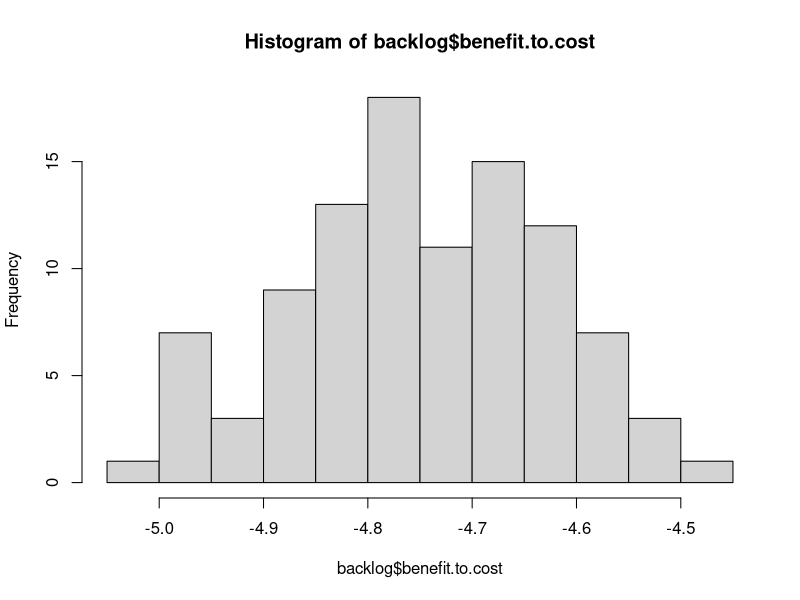
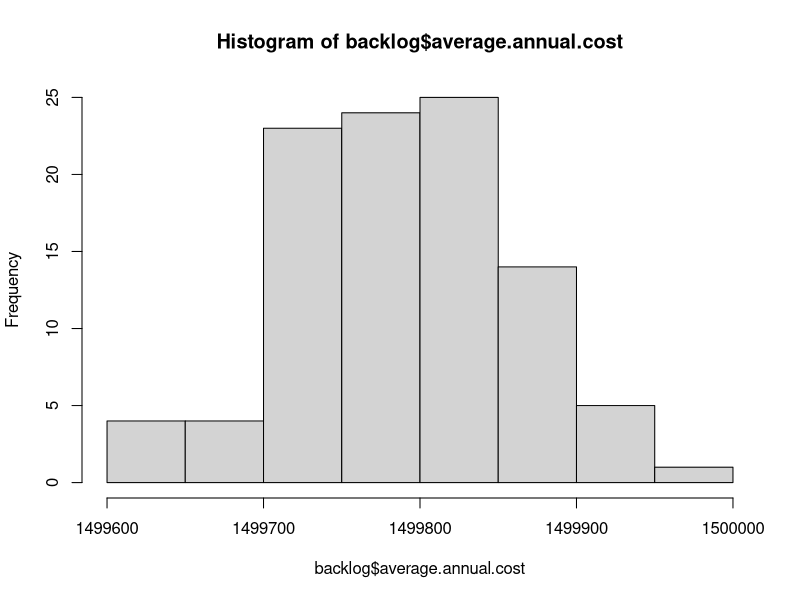
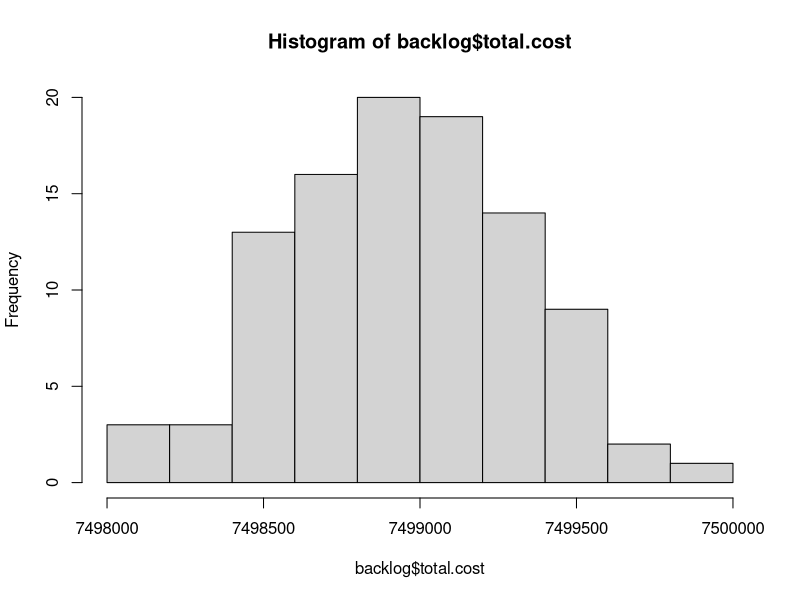
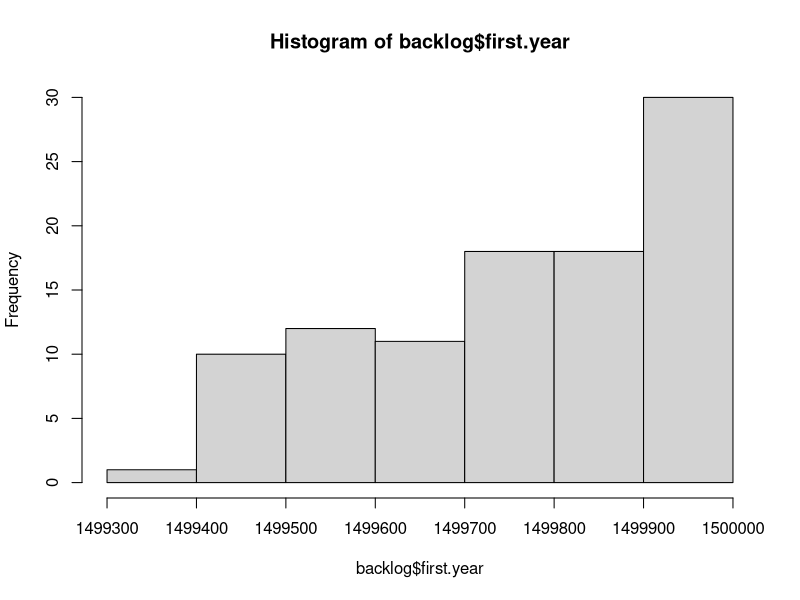

Recreate these plots in R, in order. (Note: this script raises an error after producing the figures.)
# Read Me ####
# This code analyzes data from FST, the City's pavement consultant
# It models the cost and PCI degredation in order to optimize pavement decisions
# OCI value = PCI.  Note these scores are from November 2012.
# Created By Daniel Hadley

# Considerations: 
# 1. The knapsack approximates an optimal outcome, but needs to be inspected in cases where the 
# limit is low,E.g., http://oucsace.cs.ohiou.edu/~razvan/courses/cs4040/lecture16.pdf
# 2. The model makes assumptions about the differences in PCI reset of various treatment types.
# It assumes that patching only resets to PCI + 6, for example. 

library("plyr")


# Import data ####
setwd("K:/Somerstat/Common/Data/2014 StreetStat/PCI_Code")
# setwd ("~/Documents/Git/PCI_Code") #at home
d <- read.csv("PCI.csv")


# Create new variables #### 
d$sq.ft <- d$PavementWi * d$Length # Sq. Feet
d$sq.yd <- d$sq.ft * 0.111111 # Sq. Yards


# Functions needed for the model: ####
# f(Age) = PCI, f(PCI) = AGE, f(Age, Pave, Old PCI) = New PCI 
# f(PCI) = AGE, f(PCI) = Cost, f(knapsack) = pave 

# f(Age) = PCI
# Referenes below
# http://onlinepubs.trb.org/onlinepubs/conferences/2012/assetmgmt/presentations/Data-A-Ramirez-Flores-Chang-Albitres.pdf
# https://repository.tamu.edu/bitstream/handle/1969.1/ETD-TAMU-2009-05-317/DESHMUKH-THESIS.pdf?sequence=2
# http://www.mylongview.com/modules/showdocument.aspx?documentid=631
# See AnalyzePCI.R
PCIf <- function(AGE){ 
  PCI <- ifelse(d$Functional == "CO - Collector", 100 - (106/((log(79/AGE))^(1/.48))),
                ifelse(d$Functional == "AR - Arterial", 100 - (109/((log(88/AGE))^(1/.58))),
                       100 - (97/((log(110/AGE))^(1/.61)))
                ))
  return(PCI)
}


# f(PCI, Function, Sq.yd) = Cost 
Costf <- function(OCI, Functional, sq.yd){ 
  Cost <- ifelse((OCI >= 68) & (OCI < 88), 1.8,
         ifelse((OCI >= 47) & (OCI < 68), 18.50,
                ifelse((OCI >= 25) & (OCI < 47) & (Functional == "RT - Residential Local"), 76.80,
                       ifelse((OCI >= 25) & (OCI < 47) & (Functional == "RE - Residential Dead End"), 76.80,
                              ifelse((OCI >= 25) & (OCI < 47) & (Functional == "CO - Collector" ), 91.10,
                                     ifelse((OCI >= 25) & (OCI < 47) & (Functional == "AR - Arterial"), 91.10,
                                            ifelse((OCI >= 0) & (OCI < 25) & (Functional == "RT - Residential Local"), 139.80,
                                                   ifelse((OCI >= 0) & (OCI < 25) & (Functional == "RE - Residential Dead End"), 139.80,
                                                          ifelse((OCI >= 0) & (OCI < 25) & (Functional == "CO - Collector"), 147.70,
                                                                 ifelse((OCI >= 0) & (OCI < 25) & (Functional == "AR - Arterial"), 162.10,
                                                                        ifelse(OCI >= 88, 0, 360)))))))))))
  return(Cost*sq.yd)
}


#f(Pave, Previous Year's Moritorium) = Moritorium
Moritoriumf <- function(Pave, MoritoriumX){
  Moritorium <- ifelse(Pave == 1, 1, 
                       ifelse((MoritoriumX > 0) & (MoritoriumX < 3), 1 + MoritoriumX,
                              0 
                              ))
  return(Moritorium)
}


# f(PCI) = delta
# This takes the current PCI and calculates the difference between that and the PCI post treatment
# This is essentially the "value" in the knapsack algo
# The penultimate line ensures that during the moratorium (3 years after work is done), that
# street is not selected for maintenance yet
Deltaf <- function(OldOCI, sq.yd, Moratorium){ 
   Delta <- ifelse((OldOCI >= 68) & (OldOCI < 88) & (Moratorium == 0), ((OldOCI + 8) * sq.yd) - (OldOCI * sq.yd),
                   ifelse((OldOCI >= 47) & (OldOCI < 68) & (Moratorium == 0), ((OldOCI + 7) * sq.yd) - (OldOCI * sq.yd),
                   # why + 8 and +9: http//www.ci.san-ramon.ca.us/engr/pavement.html
                   ifelse((OldOCI >= 25) & (OldOCI < 47) & (Moratorium == 0), (96 * sq.yd) - (OldOCI * sq.yd),
                          ifelse(Moratorium != 0, 0, 
                          (100 * sq.yd) - (OldOCI * sq.yd)
                                 ))))                      
  return(Delta)
}


# # f(value, weight, limit ) = pave. This is the OLD Pave function
# # This is a greedy approximation to the Knapsack algorithm
# knapsack <- function(value, weight, limit){
#   benefit.to.cost <- value / weight #Create ratio
#   df = data.frame(value, weight, benefit.to.cost) # turn it into a DF
#   df$ID <- (1:nrow(df)) # add ID to resort later
#   df <- df[with(df, order(-benefit.to.cost)), ] # Sort by benefit.to.cost
#   rownames(df) <- NULL # Reset the row names for easier indexing
#   df$total.weight <- ifelse(cumsum(df$weight) <= limit, cumsum(df$weight), 0) # Add first items that fit
#   # I need to add a break here if nothing fits in the bag on the first pass
#   for(i in 2:nrow(df)){ #Start in row 2 because some values have been added above
#     df$total.weight[i] <- ifelse(df$weight[i] + df$total.weight[i-1] <= limit, # If adding won't go over limit
#                                  df$weight[i] + df$total.weight[i-1], df$total.weight[i-1]) # If it will, keep Weight the same
#   }
#   df$add <- 0
#   df$add[1] <- ifelse(df$total.weight[1] > 0, 1, 0)
#   for(i in 2:nrow(df)){ #Start in row 2 
#     df$add[i] <- ifelse(df$total.weight[i] > df$total.weight[i-1], 1, 0) # 1 if it has been added
#   }
#   df$add <- ifelse(df$benefit.to.cost == 0, 0, df$add) #To avoid paving streets under moratorium
#   df$add <- ifelse(df$value == 0, 0, df$add)
#   df <- df[with(df, order(ID)), ] # Resort by ID
#   rownames(df) <- NULL # Reset the row names for easier indexing
#   return(df$add)
# }


# f(value, weight, limit preventive maintenance, limit reconstruction) = pave. This is the basic Pave function
# This is a greedy approximation to the Knapsack algorithm
knapsack <- function(value, weight, limitPM, limitR, PCI){
  benefit.to.cost <- value / weight #Create ratio
  df = data.frame(value, weight, benefit.to.cost, PCI) # turn it into a DF
  df$ID <- (1:nrow(df)) # add ID to resort later
  df <- df[with(df, order(-benefit.to.cost)), ] # Sort by benefit.to.cost
  rownames(df) <- NULL # Reset the row names for easier indexing
  df$total.weight <- ifelse(cumsum(df$weight) <= limitPM, cumsum(df$weight), 0) # Add first items that fit
  # I need to add a break here if nothing fits in the bag on the first pass
  for(i in 2:nrow(df)){ #Start in row 2 because some values have been added above
    df$total.weight[i] <- ifelse(df$weight[i] + df$total.weight[i-1] <= limitPM, # If adding won't go over limit
                                 df$weight[i] + df$total.weight[i-1], df$total.weight[i-1]) # If it will, keep Weight the same
  }
  df$add <- 0
  df$add[1] <- ifelse(df$total.weight[1] > 0, 1, 0)
  for(i in 2:nrow(df)){ #Start in row 2 
    df$add[i] <- ifelse(df$total.weight[i] > df$total.weight[i-1], 1, 0) # 1 if it has been added
  }
  df$add <- ifelse(df$benefit.to.cost == 0, 0, df$add) #To avoid paving streets under moratorium
  df$add <- ifelse(df$value == 0, 0, df$add)
  # Now do it all again for full reconstruction of the worst streets
  df <- df[with(df, order(PCI)), ] # Sort by PCI
  rownames(df) <- NULL # Reset the row names for easier indexing
  df$total.weight.a <- ifelse(cumsum(df$weight) <= limitR, cumsum(df$weight), 0) # Add first items that fit
  # I need to add a break here if nothing fits in the bag on the first pass
  for(i in 2:nrow(df)){ #Start in row 2 because some values have been added above
    df$total.weight.a[i] <- ifelse(df$weight[i] + df$total.weight.a[i-1] <= limitR, # If adding won't go over limit
                                 df$weight[i] + df$total.weight.a[i-1], df$total.weight.a[i-1]) # If it will, keep Weight the same
  }
  df$add.a <- 0
  df$add.a[1] <- ifelse(df$total.weight.a[1] > 0, 1, 0)
  for(i in 2:nrow(df)){ #Start in row 2 
    df$add.a[i] <- ifelse(df$total.weight.a[i] > df$total.weight.a[i-1], 1, 0) # 1 if it has been added
  }
  df$add.a <- ifelse(df$benefit.to.cost == 0, 0, df$add.a) #To avoid paving streets under moratorium
  df$add.a <- ifelse(df$value == 0, 0, df$add.a)
  # now resort
  df <- df[with(df, order(ID)), ] # Resort by ID
  rownames(df) <- NULL # Reset the row names for easier indexing
  df$pave <- ifelse((df$add == 1) | (df$add.a == 1), 1, 0)
  return(df$pave)
}


# f(Age, Pave, Old PCI) = New PCI
# See AnalyzePCI.R
NewPCIf <- function(AGE, Pave, OldOCI){
  NewPCI <- ifelse((OldOCI >= 68) & (OldOCI < 88) & (Pave == 1), OldOCI + 8,
                   # why + 7: http//www.ci.san-ramon.ca.us/engr/pavement.html
                   ifelse((OldOCI >= 47) & (OldOCI < 68) & (Pave == 1), OldOCI + 7,
                          ifelse((OldOCI >= 25) & (OldOCI < 47) & (Pave == 1), 96, 
                                 # http://www.mylongview.com/modules/showdocument.aspx?documentid=631
                                 ifelse((OldOCI >= 0) & (OldOCI < 25) & (Pave == 1), 100,
                                        ifelse((d$Functional == "CO - Collector") & (Pave == 0), 100 - (106/((log(79/AGE))^(1/.48))),
                                               ifelse((d$Functional == "AR - Arterial") & (Pave == 0), 100 - (109/((log(88/AGE))^(1/.58))),
                                                      100 - (97/((log(110/AGE))^(1/.61)))
                                 ))))))                      
  return(NewPCI)
}


# f(NewPCI) = New Age
Agef <- function(NewPCI){
  NewAge <- ifelse((d$Functional == "CO - Collector"), 79*(2.71828^(-9.37879/(100-NewPCI)^0.48)),
                   ifelse((d$Functional == "AR - Arterial"), 88*(2.71828^(-15.1952/(100-NewPCI)^0.58)),
                          110*(2.71828^(-16.2904/(100-NewPCI)^0.61))
                   ))
                   
  return(NewAge)
}


# Final model ####

  d$Age <- Agef(d$OCI) # Estimated age in Nov 2012
  d$backlog <- Costf(d$OCI, d$Functional, d$sq.yd) # Backlog in Nov 2012
  d$Moritorium <- 0 # Hold for three years between routine maintenance 
  d$Delta.a <- Deltaf(d$OCI, d$sq.yd, d$Moritorium) # Difference between old OCI and potential OCI
  d$Pave.a <- knapsack(d$Delta.a, d$backlog, 1000000, 1000000, d$OCI) # Pave or not in spring 2013
  d$cost.a <- ifelse(d$Pave.a == 1, Costf(d$OCI, d$Functional, d$sq.yd),0) #The cost to pave the selected streets
  d$Moritorium.a <- Moritoriumf(d$Pave.a, d$Moritorium) #if work has been done, hold for 3 years
  d$Age.Tmp <- (1 + d$Age) #Temporary to do the new PCI calculation
  d$PCI.a <-  NewPCIf(d$Age.Tmp, d$Pave.a, d$OCI)
  d$Age.a <- Agef(d$PCI.a) # The new "age" in Nov 2013. E.g., crack and seal streets are not brand new.
d$backlog.a <- Costf(d$PCI.a, d$Functional, d$sq.yd) #Backlog in Nov 2013
  d$Delta.b <- Deltaf(d$PCI.a, d$sq.yd, d$Moritorium.a)
  d$Pave.b <- knapsack(d$Delta.b, d$backlog.a, 1000000, 1000000, d$PCI.a)
  d$cost.b <- ifelse(d$Pave.b == 1, Costf(d$PCI.a, d$Functional, d$sq.yd),0)
  d$Moritorium.b <- Moritoriumf(d$Pave.b, d$Moritorium.a)
  d$Age.Tmp <- (1 + d$Age.a) 
  d$PCI.b <-  NewPCIf(d$Age.Tmp, d$Pave.b, d$PCI.a)
  d$Age.b <- Agef(d$PCI.b)
d$backlog.b <- Costf(d$PCI.b, d$Functional, d$sq.yd)
  d$Delta.c <- Deltaf(d$PCI.b, d$sq.yd, d$Moritorium.b)
  d$Pave.c <- knapsack(d$Delta.c, d$backlog.b, 1000000, 1000000, d$PCI.b)
  d$cost.c <- ifelse(d$Pave.c == 1, Costf(d$PCI.b, d$Functional, d$sq.yd),0)
  d$Moritorium.c <- Moritoriumf(d$Pave.c, d$Moritorium.b)
  d$Age.Tmp <- (1 + d$Age.b) 
  d$PCI.c <-  NewPCIf(d$Age.Tmp, d$Pave.c, d$PCI.b)
  d$Age.c <- Agef(d$PCI.c)
d$backlog.c <- Costf(d$PCI.c, d$Functional, d$sq.yd)
  d$Delta.d <- Deltaf(d$PCI.c, d$sq.yd, d$Moritorium.c)
  d$Pave.d <- knapsack(d$Delta.d, d$backlog.c, 1000000, 1000000, d$PCI.c)
  d$cost.d <- ifelse(d$Pave.d == 1, Costf(d$PCI.c, d$Functional, d$sq.yd),0)
  d$Moritorium.d <- Moritoriumf(d$Pave.d, d$Moritorium.c)
  d$Age.Tmp <- (1 + d$Age.c) 
  d$PCI.d <-  NewPCIf(d$Age.Tmp, d$Pave.d, d$PCI.c)
  d$Age.d <- Agef(d$PCI.d)
d$backlog.d <- Costf(d$PCI.d, d$Functional, d$sq.yd)
  d$Delta.e <- Deltaf(d$PCI.d, d$sq.yd, d$Moritorium.d)
  d$Pave.e <- knapsack(d$Delta.e, d$backlog.d, 1000000, 1000000, d$PCI.d)
  d$cost.e <- ifelse(d$Pave.e == 1, Costf(d$PCI.d, d$Functional, d$sq.yd),0)
  d$Moritorium.e <- Moritoriumf(d$Pave.e, d$Moritorium.d)
  d$Age.Tmp <- (1 + d$Age.d) 
  d$PCI.e <-  NewPCIf(d$Age.Tmp, d$Pave.e, d$PCI.d)
  d$Age.e <- Agef(d$PCI.e)
d$backlog.e <- Costf(d$PCI.e, d$Functional, d$sq.yd)


# Final model wrapped in a function ####

# f(n) = output
Modelf <- function(n){
  d$Age <- Agef(d$OCI) # Estimated age in Nov 2012
  d$backlog <- Costf(d$OCI, d$Functional, d$sq.yd) # Backlog in Nov 2012
  d$Moritorium <- 0 # Hold for three years between routine maintenance 
  d$Delta.a <- Deltaf(d$OCI, d$sq.yd, d$Moritorium) # Difference between old OCI and potential OCI
  d$Pave.a <- knapsack(d$Delta.a, d$backlog, 1000000, 1000000, d$OCI) # Pave or not in spring 2013
  d$cost.a <- ifelse(d$Pave.a == 1, Costf(d$OCI, d$Functional, d$sq.yd),0) #The cost to pave the selected streets
  d$Moritorium.a <- Moritoriumf(d$Pave.a, d$Moritorium) #if work has been done, hold for 3 years
  d$Age.Tmp <- (1 + d$Age) #Temporary to do the new PCI calculation
  d$PCI.a <-  NewPCIf(d$Age.Tmp, d$Pave.a, d$OCI)
  d$Age.a <- Agef(d$PCI.a) # The new "age" in Nov 2013. E.g., crack and seal streets are not brand new.
  d$backlog.a <- Costf(d$PCI.a, d$Functional, d$sq.yd) #Backlog in Nov 2013
  d$Delta.b <- Deltaf(d$PCI.a, d$sq.yd, d$Moritorium.a)
  d$Pave.b <- knapsack(d$Delta.b, d$backlog.a, 1000000, 1000000, d$PCI.a)
  d$cost.b <- ifelse(d$Pave.b == 1, Costf(d$PCI.a, d$Functional, d$sq.yd),0)
  d$Moritorium.b <- Moritoriumf(d$Pave.b, d$Moritorium.a)
  d$Age.Tmp <- (1 + d$Age.a) 
  d$PCI.b <-  NewPCIf(d$Age.Tmp, d$Pave.b, d$PCI.a)
  d$Age.b <- Agef(d$PCI.b)
  d$backlog.b <- Costf(d$PCI.b, d$Functional, d$sq.yd)
  d$Delta.c <- Deltaf(d$PCI.b, d$sq.yd, d$Moritorium.b)
  d$Pave.c <- knapsack(d$Delta.c, d$backlog.b, 1000000, 1000000, d$PCI.b)
  d$cost.c <- ifelse(d$Pave.c == 1, Costf(d$PCI.b, d$Functional, d$sq.yd),0)
  d$Moritorium.c <- Moritoriumf(d$Pave.c, d$Moritorium.b)
  d$Age.Tmp <- (1 + d$Age.b) 
  d$PCI.c <-  NewPCIf(d$Age.Tmp, d$Pave.c, d$PCI.b)
  d$Age.c <- Agef(d$PCI.c)
  d$backlog.c <- Costf(d$PCI.c, d$Functional, d$sq.yd)
  d$Delta.d <- Deltaf(d$PCI.c, d$sq.yd, d$Moritorium.c)
  d$Pave.d <- knapsack(d$Delta.d, d$backlog.c, 1000000, 1000000, d$PCI.c)
  d$cost.d <- ifelse(d$Pave.d == 1, Costf(d$PCI.c, d$Functional, d$sq.yd),0)
  d$Moritorium.d <- Moritoriumf(d$Pave.d, d$Moritorium.c)
  d$Age.Tmp <- (1 + d$Age.c) 
  d$PCI.d <-  NewPCIf(d$Age.Tmp, d$Pave.d, d$PCI.c)
  d$Age.d <- Agef(d$PCI.d)
  d$backlog.d <- Costf(d$PCI.d, d$Functional, d$sq.yd)
  d$Delta.e <- Deltaf(d$PCI.d, d$sq.yd, d$Moritorium.d)
  d$Pave.e <- knapsack(d$Delta.e, d$backlog.d, 1000000, 1000000, d$PCI.d)
  d$cost.e <- ifelse(d$Pave.e == 1, Costf(d$PCI.d, d$Functional, d$sq.yd),0)
  d$Moritorium.e <- Moritoriumf(d$Pave.e, d$Moritorium.d)
  d$Age.Tmp <- (1 + d$Age.d) 
  d$PCI.e <-  NewPCIf(d$Age.Tmp, d$Pave.e, d$PCI.d)
  d$Age.e <- Agef(d$PCI.e)
  d$backlog.e <- Costf(d$PCI.e, d$Functional, d$sq.yd)
#   Now create the outputs
backlog <- sum(d$backlog.e)
backlog.reduction <- (sum(d$backlog)) - (sum(d$backlog.e))
total.cost <- sum(d$cost.a, d$cost.b, d$cost.c, d$cost.d, d$cost.e)
benefit.to.cost <- backlog.reduction / total.cost
average.annual.cost <- ((sum(d$cost.a)) + (sum(d$cost.b)) + (sum(d$cost.c)) + 
                          (sum(d$cost.d)) + (sum(d$cost.e))) / 5
first.year <- sum(d$cost.a)
output <- list(backlog, backlog.reduction, total.cost, benefit.to.cost, average.annual.cost, first.year)
return(output)
}

Modelf(1)


# Stochastic Model for comparison ####
# f(value, weight, limit ) = pave. 
# This is a greedy approximation to the Knapsack algorithm
knapsack <- function(value, weight, limit){
  benefit.to.cost <- sample(1:573, 573, replace=F) #Instead of real ratio, make it random
  df = data.frame(value, weight, benefit.to.cost) # turn it into a DF
  df$ID <- (1:nrow(df)) # add ID to resort later
  df <- df[with(df, order(-benefit.to.cost)), ] # Sort by benefit.to.cost
  rownames(df) <- NULL # Reset the row names for easier indexing
  df$total.weight <- ifelse(cumsum(df$weight) <= limit, cumsum(df$weight), 0) # Add first items that fit
  # I need to add a break here if nothing fits in the bag on the first pass
  for(i in 2:nrow(df)){ #Start in row 2 because some values have been added above
    df$total.weight[i] <- ifelse(df$weight[i] + df$total.weight[i-1] <= limit, # If adding won't go over limit
                                 df$weight[i] + df$total.weight[i-1], df$total.weight[i-1]) # If it will, keep Weight the same
  }
  df$add <- 0
  df$add[1] <- ifelse(df$total.weight[1] > 0, 1, 0)
  for(i in 2:nrow(df)){ #Start in row 2 
    df$add[i] <- ifelse(df$total.weight[i] > df$total.weight[i-1], 1, 0) # 1 if it has been added
  }
  df <- df[with(df, order(ID)), ] # Resort by ID
  rownames(df) <- NULL # Reset the row names for easier indexing
  return(df$add)
}


Modelf <- function(n){
  d$Age <- Agef(d$OCI) # Estimated age in Nov 2012
  d$backlog <- Costf(d$OCI, d$Functional, d$sq.yd) # Backlog in Nov 2012
  d$Moritorium <- 0 # Hold for three years between routine maintenance 
  d$Delta.a <- Deltaf(d$OCI, d$sq.yd, d$Moritorium) # Difference between old OCI and potential OCI
  d$Pave.a <- knapsack(d$Delta.a, d$backlog, 1500000) # Pave or not in spring 2013
  d$cost.a <- ifelse(d$Pave.a == 1, Costf(d$OCI, d$Functional, d$sq.yd),0) #The cost to pave the selected streets
  d$Moritorium.a <- Moritoriumf(d$Pave.a, d$Moritorium) #if work has been done, hold for 3 years
  d$Age.Tmp <- (1 + d$Age) #Temporary to do the new PCI calculation
  d$PCI.a <-  NewPCIf(d$Age.Tmp, d$Pave.a, d$OCI)
  d$Age.a <- Agef(d$PCI.a) # The new "age" in Nov 2013. E.g., crack and seal streets are not brand new.
  d$backlog.a <- Costf(d$PCI.a, d$Functional, d$sq.yd) #Backlog in Nov 2013
  d$Delta.b <- Deltaf(d$PCI.a, d$sq.yd, d$Moritorium.a)
  d$Pave.b <- knapsack(d$Delta.b, d$backlog.a, 1500000)
  d$cost.b <- ifelse(d$Pave.b == 1, Costf(d$PCI.a, d$Functional, d$sq.yd),0)
  d$Moritorium.b <- Moritoriumf(d$Pave.b, d$Moritorium.a)
  d$Age.Tmp <- (1 + d$Age.a) 
  d$PCI.b <-  NewPCIf(d$Age.Tmp, d$Pave.b, d$PCI.a)
  d$Age.b <- Agef(d$PCI.b)
  d$backlog.b <- Costf(d$PCI.b, d$Functional, d$sq.yd)
  d$Delta.c <- Deltaf(d$PCI.b, d$sq.yd, d$Moritorium.b)
  d$Pave.c <- knapsack(d$Delta.c, d$backlog.b, 1500000)
  d$cost.c <- ifelse(d$Pave.c == 1, Costf(d$PCI.b, d$Functional, d$sq.yd),0)
  d$Moritorium.c <- Moritoriumf(d$Pave.c, d$Moritorium.b)
  d$Age.Tmp <- (1 + d$Age.b) 
  d$PCI.c <-  NewPCIf(d$Age.Tmp, d$Pave.c, d$PCI.b)
  d$Age.c <- Agef(d$PCI.c)
  d$backlog.c <- Costf(d$PCI.c, d$Functional, d$sq.yd)
  d$Delta.d <- Deltaf(d$PCI.c, d$sq.yd, d$Moritorium.c)
  d$Pave.d <- knapsack(d$Delta.d, d$backlog.c, 1500000)
  d$cost.d <- ifelse(d$Pave.d == 1, Costf(d$PCI.c, d$Functional, d$sq.yd),0)
  d$Moritorium.d <- Moritoriumf(d$Pave.d, d$Moritorium.c)
  d$Age.Tmp <- (1 + d$Age.c) 
  d$PCI.d <-  NewPCIf(d$Age.Tmp, d$Pave.d, d$PCI.c)
  d$Age.d <- Agef(d$PCI.d)
  d$backlog.d <- Costf(d$PCI.d, d$Functional, d$sq.yd)
  d$Delta.e <- Deltaf(d$PCI.d, d$sq.yd, d$Moritorium.d)
  d$Pave.e <- knapsack(d$Delta.e, d$backlog.d, 1500000)
  d$cost.e <- ifelse(d$Pave.e == 1, Costf(d$PCI.d, d$Functional, d$sq.yd),0)
  d$Moritorium.e <- Moritoriumf(d$Pave.e, d$Moritorium.d)
  d$Age.Tmp <- (1 + d$Age.d) 
  d$PCI.e <-  NewPCIf(d$Age.Tmp, d$Pave.e, d$PCI.d)
  d$Age.e <- Agef(d$PCI.e)
  d$backlog.e <- Costf(d$PCI.e, d$Functional, d$sq.yd)
  #   Now create the outputs
  backlog <- sum(d$backlog.e)
  backlog.reduction <- (sum(d$backlog)) - (sum(d$backlog.e))
  total.cost <- sum(d$cost.a, d$cost.b, d$cost.c, d$cost.d, d$cost.e)
  benefit.to.cost <- backlog.reduction / total.cost
  average.annual.cost <- ((sum(d$cost.a)) + (sum(d$cost.b)) + (sum(d$cost.c)) + 
                            (sum(d$cost.d)) + (sum(d$cost.e))) / 5
  first.year <- sum(d$cost.a)
  output <- list(backlog, backlog.reduction, total.cost, benefit.to.cost, average.annual.cost, first.year)
  return(output)
}

Modelf(1)

# Now run the function X number of times
# http://stats.stackexchange.com/questions/7999/how-to-efficiently-repeat-a-function-on-a-data-set-in-r
library("plyr")
l <- alply(cbind(rep(100,100),rep(20,10)),1,Modelf)
backlog <- data.frame(matrix(unlist(l), nrow=100, byrow=T))
colnames(backlog) <- c("backlog", "backlog.reduction", "total.cost", "benefit.to.cost", 
                       "average.annual.cost", "first.year")

hist(backlog$benefit.to.cost)
hist(backlog$average.annual.cost)
hist(backlog$total.cost)
hist(backlog$first.year)


# Final model for comparison to consultant: cap = $2m + $2m worst streets  ####
# Backlog after 5 years for consultant spending $4.5 m is $81,115,018 m.

# f(n) = output
Modelf <- function(n){
  d$Age <- Agef(d$OCI) # Estimated age in Nov 2012
  d$backlog <- Costf(d$OCI, d$Functional, d$sq.yd) # Backlog in Nov 2012
  d$Moritorium <- 0 # Hold for three years between routine maintenance 
  d$Delta.a <- Deltaf(d$OCI, d$sq.yd, d$Moritorium) # Difference between old OCI and potential OCI
  d$Pave.a <- knapsack(d$Delta.a, d$backlog, 2000000, 2000000, d$OCI) # Pave or not in spring 2013
  d$cost.a <- ifelse(d$Pave.a == 1, Costf(d$OCI, d$Functional, d$sq.yd),0) #The cost to pave the selected streets
  d$Moritorium.a <- Moritoriumf(d$Pave.a, d$Moritorium) #if work has been done, hold for 3 years
  d$Age.Tmp <- (1 + d$Age) #Temporary to do the new PCI calculation
  d$PCI.a <-  NewPCIf(d$Age.Tmp, d$Pave.a, d$OCI)
  d$Age.a <- Agef(d$PCI.a) # The new "age" in Nov 2013. E.g., crack and seal streets are not brand new.
  d$backlog.a <- Costf(d$PCI.a, d$Functional, d$sq.yd) #Backlog in Nov 2013
  d$Delta.b <- Deltaf(d$PCI.a, d$sq.yd, d$Moritorium.a)
  d$Pave.b <- knapsack(d$Delta.b, d$backlog.a, 2000000, 2000000, d$PCI.a)
  d$cost.b <- ifelse(d$Pave.b == 1, Costf(d$PCI.a, d$Functional, d$sq.yd),0)
  d$Moritorium.b <- Moritoriumf(d$Pave.b, d$Moritorium.a)
  d$Age.Tmp <- (1 + d$Age.a) 
  d$PCI.b <-  NewPCIf(d$Age.Tmp, d$Pave.b, d$PCI.a)
  d$Age.b <- Agef(d$PCI.b)
  d$backlog.b <- Costf(d$PCI.b, d$Functional, d$sq.yd)
  d$Delta.c <- Deltaf(d$PCI.b, d$sq.yd, d$Moritorium.b)
  d$Pave.c <- knapsack(d$Delta.c, d$backlog.b, 2000000, 2000000, d$PCI.b)
  d$cost.c <- ifelse(d$Pave.c == 1, Costf(d$PCI.b, d$Functional, d$sq.yd),0)
  d$Moritorium.c <- Moritoriumf(d$Pave.c, d$Moritorium.b)
  d$Age.Tmp <- (1 + d$Age.b) 
  d$PCI.c <-  NewPCIf(d$Age.Tmp, d$Pave.c, d$PCI.b)
  d$Age.c <- Agef(d$PCI.c)
  d$backlog.c <- Costf(d$PCI.c, d$Functional, d$sq.yd)
  d$Delta.d <- Deltaf(d$PCI.c, d$sq.yd, d$Moritorium.c)
  d$Pave.d <- knapsack(d$Delta.d, d$backlog.c, 2000000, 2000000, d$PCI.c)
  d$cost.d <- ifelse(d$Pave.d == 1, Costf(d$PCI.c, d$Functional, d$sq.yd),0)
  d$Moritorium.d <- Moritoriumf(d$Pave.d, d$Moritorium.c)
  d$Age.Tmp <- (1 + d$Age.c) 
  d$PCI.d <-  NewPCIf(d$Age.Tmp, d$Pave.d, d$PCI.c)
  d$Age.d <- Agef(d$PCI.d)
  d$backlog.d <- Costf(d$PCI.d, d$Functional, d$sq.yd)
  d$Delta.e <- Deltaf(d$PCI.d, d$sq.yd, d$Moritorium.d)
  d$Pave.e <- knapsack(d$Delta.e, d$backlog.d, 2000000, 2000000, d$PCI.d)
  d$cost.e <- ifelse(d$Pave.e == 1, Costf(d$PCI.d, d$Functional, d$sq.yd),0)
  d$Moritorium.e <- Moritoriumf(d$Pave.e, d$Moritorium.d)
  d$Age.Tmp <- (1 + d$Age.d) 
  d$PCI.e <-  NewPCIf(d$Age.Tmp, d$Pave.e, d$PCI.d)
  d$Age.e <- Agef(d$PCI.e)
  d$backlog.e <- Costf(d$PCI.e, d$Functional, d$sq.yd)
  #   Now create the outputs
  backlog <- sum(d$backlog.e)
  backlog.reduction <- (sum(d$backlog)) - (sum(d$backlog.e))
  total.cost <- sum(d$cost.a, d$cost.b, d$cost.c, d$cost.d, d$cost.e)
  benefit.to.cost <- backlog.reduction / total.cost
  average.annual.cost <- ((sum(d$cost.a)) + (sum(d$cost.b)) + (sum(d$cost.c)) + 
                            (sum(d$cost.d)) + (sum(d$cost.e))) / 5
  first.year <- sum(d$cost.a)
  output <- list(backlog, backlog.reduction, total.cost, benefit.to.cost, average.annual.cost, first.year)
  return(output)
}

Modelf(1)


# Here are the Streets that DPW did in 2013 ####
Modelf <- function(n){
  d$Age <- Agef(d$OCI) # Estimated age in Nov 2012
  d$backlog <- Costf(d$OCI, d$Functional, d$sq.yd) # Backlog in Nov 2012
  d$Moritorium <- 0 # Hold for three years between routine maintenance 
  d$Delta.a <- Deltaf(d$OCI, d$sq.yd, d$Moritorium) # Difference between old OCI and potential OCI
  ## The following list is missing the private ways and the part of Shore they did. Was it all Shore?
  d$Pave.a <- ifelse(d$STREETNAME %in% c('ALBION ST' , 'ALBION TERR', 'BELMONT SQ', 'HAMMOND ST',
                                         'MORGAN ST', 'WHEELER ST', 'WYATT ST', 'YORKTOWN ST'), 1, 0)
  d$cost.a <- ifelse(d$Pave.a == 1, Costf(d$OCI, d$Functional, d$sq.yd),0) #The cost to pave the selected streets
  d$Moritorium.a <- Moritoriumf(d$Pave.a, d$Moritorium) #if work has been done, hold for 3 years
  d$Age.Tmp <- (1 + d$Age) #Temporary to do the new PCI calculation
  d$PCI.a <-  NewPCIf(d$Age.Tmp, d$Pave.a, d$OCI)
  d$Age.a <- Agef(d$PCI.a) # The new "age" in Nov 2013. E.g., crack and seal streets are not brand new.
  d$backlog.a <- Costf(d$PCI.a, d$Functional, d$sq.yd) #Backlog in Nov 2013
  d$Delta.b <- Deltaf(d$PCI.a, d$sq.yd, d$Moritorium.a)
  d$Pave.b <- knapsack(d$Delta.b, d$backlog.a, 1000000, 1000000, d$PCI.a)
  d$cost.b <- ifelse(d$Pave.b == 1, Costf(d$PCI.a, d$Functional, d$sq.yd),0)
  d$Moritorium.b <- Moritoriumf(d$Pave.b, d$Moritorium.a)
  d$Age.Tmp <- (1 + d$Age.a) 
  d$PCI.b <-  NewPCIf(d$Age.Tmp, d$Pave.b, d$PCI.a)
  d$Age.b <- Agef(d$PCI.b)
  d$backlog.b <- Costf(d$PCI.b, d$Functional, d$sq.yd)
  d$Delta.c <- Deltaf(d$PCI.b, d$sq.yd, d$Moritorium.b)
  d$Pave.c <- knapsack(d$Delta.c, d$backlog.b, 1000000, 1000000, d$PCI.b)
  d$cost.c <- ifelse(d$Pave.c == 1, Costf(d$PCI.b, d$Functional, d$sq.yd),0)
  d$Moritorium.c <- Moritoriumf(d$Pave.c, d$Moritorium.b)
  d$Age.Tmp <- (1 + d$Age.b) 
  d$PCI.c <-  NewPCIf(d$Age.Tmp, d$Pave.c, d$PCI.b)
  d$Age.c <- Agef(d$PCI.c)
  d$backlog.c <- Costf(d$PCI.c, d$Functional, d$sq.yd)
  d$Delta.d <- Deltaf(d$PCI.c, d$sq.yd, d$Moritorium.c)
  d$Pave.d <- knapsack(d$Delta.d, d$backlog.c, 1000000, 1000000, d$PCI.c)
  d$cost.d <- ifelse(d$Pave.d == 1, Costf(d$PCI.c, d$Functional, d$sq.yd),0)
  d$Moritorium.d <- Moritoriumf(d$Pave.d, d$Moritorium.c)
  d$Age.Tmp <- (1 + d$Age.c) 
  d$PCI.d <-  NewPCIf(d$Age.Tmp, d$Pave.d, d$PCI.c)
  d$Age.d <- Agef(d$PCI.d)
  d$backlog.d <- Costf(d$PCI.d, d$Functional, d$sq.yd)
  d$Delta.e <- Deltaf(d$PCI.d, d$sq.yd, d$Moritorium.d)
  d$Pave.e <- knapsack(d$Delta.e, d$backlog.d, 1000000, 1000000, d$PCI.d)
  d$cost.e <- ifelse(d$Pave.e == 1, Costf(d$PCI.d, d$Functional, d$sq.yd),0)
  d$Moritorium.e <- Moritoriumf(d$Pave.e, d$Moritorium.d)
  d$Age.Tmp <- (1 + d$Age.d) 
  d$PCI.e <-  NewPCIf(d$Age.Tmp, d$Pave.e, d$PCI.d)
  d$Age.e <- Agef(d$PCI.e)
  d$backlog.e <- Costf(d$PCI.e, d$Functional, d$sq.yd)
return(sum(d$backlog))
}


# Stochastic Model (random spending number) to see return on investment ####

Modelf <- function(n){
  random <- runif(1, min=10000, max=2000000)
  d$Age <- Agef(d$OCI) # Estimated age in Nov 2012
  d$backlog <- Costf(d$OCI, d$Functional, d$sq.yd) # Backlog in Nov 2012
  d$Moritorium <- 0 # Hold for three years between routine maintenance 
  d$Delta.a <- Deltaf(d$OCI, d$sq.yd, d$Moritorium) # Difference between old OCI and potential OCI
  d$Pave.a <- knapsack(d$Delta.a, d$backlog, random, random, d$OCI) # Pave or not in spring 2013
  d$cost.a <- ifelse(d$Pave.a == 1, Costf(d$OCI, d$Functional, d$sq.yd),0) #The cost to pave the selected streets
  d$Moritorium.a <- Moritoriumf(d$Pave.a, d$Moritorium) #if work has been done, hold for 3 years
  d$Age.Tmp <- (1 + d$Age) #Temporary to do the new PCI calculation
  d$PCI.a <-  NewPCIf(d$Age.Tmp, d$Pave.a, d$OCI)
  d$Age.a <- Agef(d$PCI.a) # The new "age" in Nov 2013. E.g., crack and seal streets are not brand new.
  d$backlog.a <- Costf(d$PCI.a, d$Functional, d$sq.yd) #Backlog in Nov 2013
  d$Delta.b <- Deltaf(d$PCI.a, d$sq.yd, d$Moritorium.a)
  d$Pave.b <- knapsack(d$Delta.b, d$backlog.a, random, random, d$PCI.a)
  d$cost.b <- ifelse(d$Pave.b == 1, Costf(d$PCI.a, d$Functional, d$sq.yd),0)
  d$Moritorium.b <- Moritoriumf(d$Pave.b, d$Moritorium.a)
  d$Age.Tmp <- (1 + d$Age.a) 
  d$PCI.b <-  NewPCIf(d$Age.Tmp, d$Pave.b, d$PCI.a)
  d$Age.b <- Agef(d$PCI.b)
  d$backlog.b <- Costf(d$PCI.b, d$Functional, d$sq.yd)
  d$Delta.c <- Deltaf(d$PCI.b, d$sq.yd, d$Moritorium.b)
  d$Pave.c <- knapsack(d$Delta.c, d$backlog.b, random, random, d$PCI.b)
  d$cost.c <- ifelse(d$Pave.c == 1, Costf(d$PCI.b, d$Functional, d$sq.yd),0)
  d$Moritorium.c <- Moritoriumf(d$Pave.c, d$Moritorium.b)
  d$Age.Tmp <- (1 + d$Age.b) 
  d$PCI.c <-  NewPCIf(d$Age.Tmp, d$Pave.c, d$PCI.b)
  d$Age.c <- Agef(d$PCI.c)
  d$backlog.c <- Costf(d$PCI.c, d$Functional, d$sq.yd)
  d$Delta.d <- Deltaf(d$PCI.c, d$sq.yd, d$Moritorium.c)
  d$Pave.d <- knapsack(d$Delta.d, d$backlog.c, random, random, d$PCI.c)
  d$cost.d <- ifelse(d$Pave.d == 1, Costf(d$PCI.c, d$Functional, d$sq.yd),0)
  d$Moritorium.d <- Moritoriumf(d$Pave.d, d$Moritorium.c)
  d$Age.Tmp <- (1 + d$Age.c) 
  d$PCI.d <-  NewPCIf(d$Age.Tmp, d$Pave.d, d$PCI.c)
  d$Age.d <- Agef(d$PCI.d)
  d$backlog.d <- Costf(d$PCI.d, d$Functional, d$sq.yd)
  d$Delta.e <- Deltaf(d$PCI.d, d$sq.yd, d$Moritorium.d)
  d$Pave.e <- knapsack(d$Delta.e, d$backlog.d, random, random, d$PCI.d)
  d$cost.e <- ifelse(d$Pave.e == 1, Costf(d$PCI.d, d$Functional, d$sq.yd),0)
  d$Moritorium.e <- Moritoriumf(d$Pave.e, d$Moritorium.d)
  d$Age.Tmp <- (1 + d$Age.d) 
  d$PCI.e <-  NewPCIf(d$Age.Tmp, d$Pave.e, d$PCI.d)
  d$Age.e <- Agef(d$PCI.e)
  d$backlog.e <- Costf(d$PCI.e, d$Functional, d$sq.yd)
  #   Now create the outputs
  random <- random
  backlog <- sum(d$backlog.e)
  backlog.reduction <- (sum(d$backlog)) - (sum(d$backlog.e))
  total.cost <- sum(d$cost.a, d$cost.b, d$cost.c, d$cost.d, d$cost.e)
  benefit.to.cost <- backlog.reduction / total.cost
  average.annual.cost <- ((sum(d$cost.a)) + (sum(d$cost.b)) + (sum(d$cost.c)) + 
                            (sum(d$cost.d)) + (sum(d$cost.e))) / 5
  first.year <- sum(d$cost.a)
  output <- list(backlog, backlog.reduction, total.cost, benefit.to.cost, 
                 average.annual.cost, first.year, random)
  return(output)
}

Modelf(1)

# Now run the function X number of times
# http://stats.stackexchange.com/questions/7999/how-to-efficiently-repeat-a-function-on-a-data-set-in-r
library("plyr")
l <- alply(cbind(rep(1000,1000),rep(20,10)),1,Modelf)
backlog <- data.frame(matrix(unlist(l), nrow=1000, byrow=T))
colnames(backlog) <- c("backlog", "backlog.reduction", "total.cost", "benefit.to.cost", 
                       "average.annual.cost", "first.year", "PMSpending")

hist(backlog$benefit.to.cost)
hist(backlog$average.annual.cost)
hist(backlog$total.cost)
hist(backlog$first.year)


# Here are the Streets that DPW did in 2013 ####
Modelf <- function(n){
  d$Age <- Agef(d$OCI) # Estimated age in Nov 2012
  d$backlog <- Costf(d$OCI, d$Functional, d$sq.yd) # Backlog in Nov 2012
  d$Moritorium <- 0 # Hold for three years between routine maintenance 
  d$Delta.a <- Deltaf(d$OCI, d$sq.yd, d$Moritorium) # Difference between old OCI and potential OCI
  ## The following list is missing the private ways and the part of Shore they did. Was it all Shore?
  d$Pave.a <- ifelse(d$STREETNAME %in% c('ALBION ST' , 'ALBION TERR', 'BELMONT SQ', 'HAMMOND ST',
                                         'MORGAN ST', 'WHEELER ST', 'WYATT ST', 'YORKTOWN ST'), 1, 0)
  d$cost.a <- ifelse(d$Pave.a == 1, Costf(d$OCI, d$Functional, d$sq.yd),0) #The cost to pave the selected streets
  d$Moritorium.a <- Moritoriumf(d$Pave.a, d$Moritorium) #if work has been done, hold for 3 years
  d$Age.Tmp <- (1 + d$Age) #Temporary to do the new PCI calculation
  d$PCI.a <-  NewPCIf(d$Age.Tmp, d$Pave.a, d$OCI)
  d$Age.a <- Agef(d$PCI.a) # The new "age" in Nov 2013. E.g., crack and seal streets are not brand new.
  d$backlog.a <- Costf(d$PCI.a, d$Functional, d$sq.yd) #Backlog in Nov 2013
  d$Delta.b <- Deltaf(d$PCI.a, d$sq.yd, d$Moritorium.a)
  d$Pave.b <- knapsack(d$Delta.b, d$backlog.a, 0, 1200000, d$PCI.a)
  d$cost.b <- ifelse(d$Pave.b == 1, Costf(d$PCI.a, d$Functional, d$sq.yd),0)
  d$Moritorium.b <- Moritoriumf(d$Pave.b, d$Moritorium.a)
  d$Age.Tmp <- (1 + d$Age.a) 
  d$PCI.b <-  NewPCIf(d$Age.Tmp, d$Pave.b, d$PCI.a)
  d$Age.b <- Agef(d$PCI.b)
  d$backlog.b <- Costf(d$PCI.b, d$Functional, d$sq.yd)
  d$Delta.c <- Deltaf(d$PCI.b, d$sq.yd, d$Moritorium.b)
  d$Pave.c <- knapsack(d$Delta.c, d$backlog.b, 0, 1200000, d$PCI.b)
  d$cost.c <- ifelse(d$Pave.c == 1, Costf(d$PCI.b, d$Functional, d$sq.yd),0)
  d$Moritorium.c <- Moritoriumf(d$Pave.c, d$Moritorium.b)
  d$Age.Tmp <- (1 + d$Age.b) 
  d$PCI.c <-  NewPCIf(d$Age.Tmp, d$Pave.c, d$PCI.b)
  d$Age.c <- Agef(d$PCI.c)
  d$backlog.c <- Costf(d$PCI.c, d$Functional, d$sq.yd)
  d$Delta.d <- Deltaf(d$PCI.c, d$sq.yd, d$Moritorium.c)
  d$Pave.d <- knapsack(d$Delta.d, d$backlog.c, 0, 1200000, d$PCI.c)
  d$cost.d <- ifelse(d$Pave.d == 1, Costf(d$PCI.c, d$Functional, d$sq.yd),0)
  d$Moritorium.d <- Moritoriumf(d$Pave.d, d$Moritorium.c)
  d$Age.Tmp <- (1 + d$Age.c) 
  d$PCI.d <-  NewPCIf(d$Age.Tmp, d$Pave.d, d$PCI.c)
  d$Age.d <- Agef(d$PCI.d)
  d$backlog.d <- Costf(d$PCI.d, d$Functional, d$sq.yd)
  d$Delta.e <- Deltaf(d$PCI.d, d$sq.yd, d$Moritorium.d)
  d$Pave.e <- knapsack(d$Delta.e, d$backlog.d, 0, 1200000, d$PCI.d)
  d$cost.e <- ifelse(d$Pave.e == 1, Costf(d$PCI.d, d$Functional, d$sq.yd),0)
  d$Moritorium.e <- Moritoriumf(d$Pave.e, d$Moritorium.d)
  d$Age.Tmp <- (1 + d$Age.d) 
  d$PCI.e <-  NewPCIf(d$Age.Tmp, d$Pave.e, d$PCI.d)
  d$Age.e <- Agef(d$PCI.e)
  d$backlog.e <- Costf(d$PCI.e, d$Functional, d$sq.yd)
  return(sum(d$backlog))
}



# Visualizations ####
library(ggplot2)

my.theme <- 
  theme(plot.background = element_blank(), # Remove background
        panel.grid.major = element_blank(), # Remove gridlines
        panel.grid.minor = element_blank(), # Remove more gridlines
        panel.border = element_blank(), # Remove border
        panel.background = element_blank(), # Remove more background
        axis.ticks = element_blank(), # Remove axis ticks
        axis.text=element_text(size=24), # Enlarge axis text font
        axis.title=element_text(size=26), # Enlarge axis title font
        plot.title=element_text(size=42, hjust=0) # Enlarge, left-align title
        #,axis.text.x = element_text(angle=60, hjust = 1) # Uncomment if X-axis unreadable 
  )

p <- qplot(OCI, weight = sq.yd, data = d, geom = "histogram", alpha=I(.7), main="Data By Year", ylab="Col2 Count")
p + my.theme

p <- qplot(PCI.a, weight = sq.yd, data = d, geom = "histogram", alpha=I(.7), main="Data By Year", ylab="Col2 Count")
p + my.theme

p <- qplot(PCI.b, weight = sq.yd, data = d, geom = "histogram", alpha=I(.7), main="Data By Year", ylab="Col2 Count")
p + my.theme

p <- qplot(PCI.c, weight = sq.yd, data = d, geom = "histogram", alpha=I(.7), main="Data By Year", ylab="Col2 Count")
p + my.theme

p <- qplot(PCI.d, weight = sq.yd, data = d, geom = "histogram", alpha=I(.7), main="Data By Year", ylab="Col2 Count")
p + my.theme

p <- qplot(PCI.e, weight = sq.yd, data = d, geom = "histogram", alpha=I(.7), main="Data By Year", ylab="Col2 Count")
p + my.theme
